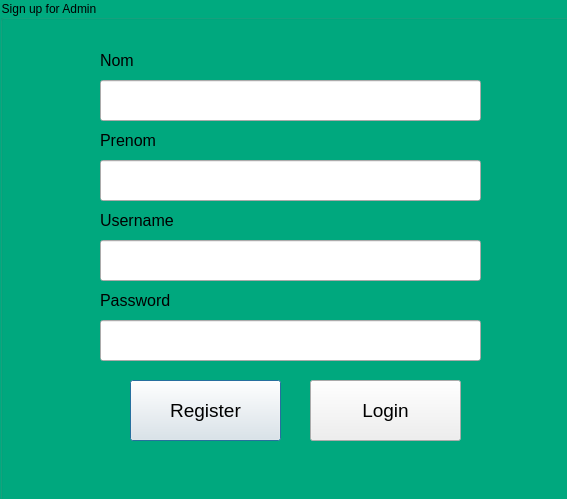
<?xml version="1.0" encoding="UTF-8"?>
<ui version="4.0">
 <class>PlatrformeEtud</class>
 <widget class="QDialog" name="PlatrformeEtud">
  <property name="geometry">
   <rect>
    <x>0</x>
    <y>0</y>
    <width>567</width>
    <height>499</height>
   </rect>
  </property>
  <property name="windowTitle">
   <string>Dialog</string>
  </property>
  <widget class="QGroupBox" name="ProfRegiTest">
   <property name="geometry">
    <rect>
     <x>0</x>
     <y>0</y>
     <width>641</width>
     <height>501</height>
    </rect>
   </property>
   <property name="styleSheet">
    <string notr="true">#ProfRegiTest{
background:rgb(0, 170, 127);
}</string>
   </property>
   <property name="title">
    <string>Sign up for Admin</string>
   </property>
   <widget class="QLabel" name="NomProf">
    <property name="geometry">
     <rect>
      <x>100</x>
      <y>50</y>
      <width>63</width>
      <height>20</height>
     </rect>
    </property>
    <property name="font">
     <font>
      <pointsize>12</pointsize>
     </font>
    </property>
    <property name="text">
     <string>Nom</string>
    </property>
   </widget>
   <widget class="QLabel" name="PrenomProf">
    <property name="geometry">
     <rect>
      <x>100</x>
      <y>130</y>
      <width>91</width>
      <height>20</height>
     </rect>
    </property>
    <property name="font">
     <font>
      <pointsize>12</pointsize>
     </font>
    </property>
    <property name="text">
     <string>Prenom</string>
    </property>
   </widget>
   <widget class="QLabel" name="PasswordProf">
    <property name="geometry">
     <rect>
      <x>100</x>
      <y>290</y>
      <width>101</width>
      <height>20</height>
     </rect>
    </property>
    <property name="font">
     <font>
      <pointsize>12</pointsize>
     </font>
    </property>
    <property name="text">
     <string>Password</string>
    </property>
   </widget>
   <widget class="QLabel" name="UsernameProf">
    <property name="geometry">
     <rect>
      <x>100</x>
      <y>210</y>
      <width>111</width>
      <height>20</height>
     </rect>
    </property>
    <property name="font">
     <font>
      <pointsize>12</pointsize>
     </font>
    </property>
    <property name="text">
     <string>Username</string>
    </property>
   </widget>
   <widget class="QLineEdit" name="NomProf_2">
    <property name="geometry">
     <rect>
      <x>100</x>
      <y>80</y>
      <width>381</width>
      <height>41</height>
     </rect>
    </property>
   </widget>
   <widget class="QLineEdit" name="PrenomProf_2">
    <property name="geometry">
     <rect>
      <x>100</x>
      <y>160</y>
      <width>381</width>
      <height>41</height>
     </rect>
    </property>
   </widget>
   <widget class="QLineEdit" name="UsernameProf_2">
    <property name="geometry">
     <rect>
      <x>100</x>
      <y>240</y>
      <width>381</width>
      <height>41</height>
     </rect>
    </property>
   </widget>
   <widget class="QLineEdit" name="PasswordProf_2">
    <property name="geometry">
     <rect>
      <x>100</x>
      <y>320</y>
      <width>381</width>
      <height>41</height>
     </rect>
    </property>
   </widget>
   <widget class="QPushButton" name="Profbutton">
    <property name="geometry">
     <rect>
      <x>130</x>
      <y>380</y>
      <width>151</width>
      <height>61</height>
     </rect>
    </property>
    <property name="font">
     <font>
      <pointsize>14</pointsize>
     </font>
    </property>
    <property name="text">
     <string>Register</string>
    </property>
   </widget>
   <widget class="QPushButton" name="Login">
    <property name="geometry">
     <rect>
      <x>310</x>
      <y>380</y>
      <width>151</width>
      <height>61</height>
     </rect>
    </property>
    <property name="font">
     <font>
      <pointsize>14</pointsize>
     </font>
    </property>
    <property name="styleSheet">
     <string notr="true">#login{
background:rgb(255, 0, 0);
}</string>
    </property>
    <property name="text">
     <string>Login</string>
    </property>
   </widget>
  </widget>
 </widget>
 <resources/>
 <connections/>
</ui>
